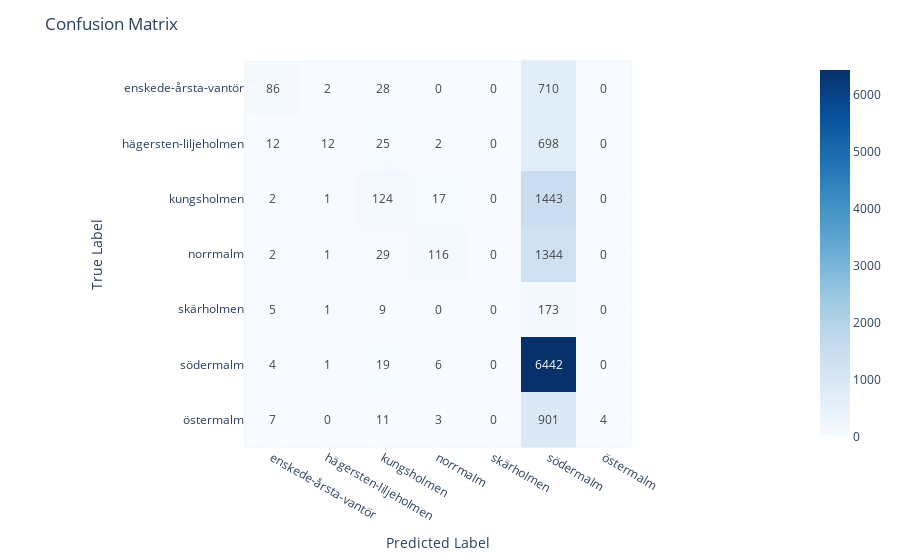

Write notebook code for a chart like this one.
### Code cell
labels = ['enskede-årsta-vantör', 'hägersten-liljeholmen', 'kungsholmen', 'norrmalm', 'skärholmen', 'södermalm', 'östermalm']
classifier_model(df, labels, MultinomialNB(), '7n')
evaluate_model(df, labels, 'model_MultinomialNB()_7n')

### Figure 1 — Plotly figure (JSON) as saved in the notebook; plotly's stock layout.template omitted (floating-point values rounded to 4 significant figures)
{"data": [{"coloraxis": "coloraxis", "hovertemplate": "x: %{x}<br>y: %{y}<br>color: %{z}<extra></extra>", "name": "0", "texttemplate": "%{z}", "type": "heatmap", "x": ["enskede-årsta-vantör", "hägersten-liljeholmen", "kungsholmen", "norrmalm", "skärholmen", "södermalm", "östermalm"], "xaxis": "x", "y": ["enskede-årsta-vantör", "hägersten-liljeholmen", "kungsholmen", "norrmalm", "skärholmen", "södermalm", "östermalm"], "yaxis": "y", "z": [[86, 2, 28, 0, 0, 710, 0], [12, 12, 25, 2, 0, 698, 0], [2, 1, 124, 17, 0, 1443, 0], [2, 1, 29, 116, 0, 1344, 0], [5, 1, 9, 0, 0, 173, 0], [4, 1, 19, 6, 0, 6442, 0], [7, 0, 11, 3, 0, 901, 4]]}], "layout": {"coloraxis": {"colorscale": [[0, "rgb(247,251,255)"], [0.125, "rgb(222,235,247)"], [0.25, "rgb(198,219,239)"], [0.375, "rgb(158,202,225)"], [0.5, "rgb(107,174,214)"], [0.625, "rgb(66,146,198)"], [0.75, "rgb(33,113,181)"], [0.875, "rgb(8,81,156)"], [1, "rgb(8,48,107)"]]}, "margin": {"t": 60}, "title": {"text": "Confusion Matrix"}, "xaxis": {"anchor": "y", "constrain": "domain", "domain": [0, 1], "scaleanchor": "y", "title": {"text": "Predicted Label"}}, "yaxis": {"anchor": "x", "autorange": "reversed", "constrain": "domain", "domain": [0, 1], "title": {"text": "True Label"}}}}
